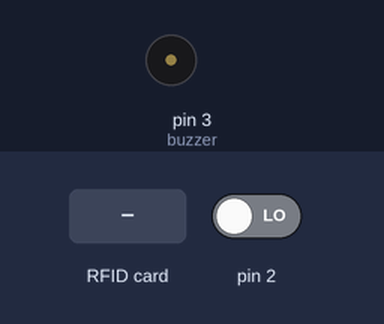
This sketch was run on a simulated Arduino Uno, built with avr-gcc and run on an emulated ATmega328P. Shown: buzzer (waves = sounding). The test bench sets the inputs (shaded band); at power-on: pin 2 LOW. What the sketch prints to the serial monitor is not drawn.

Above: at 1.2 s.
1.3 s: pin 2 driven HIGH
At 2.1 s:
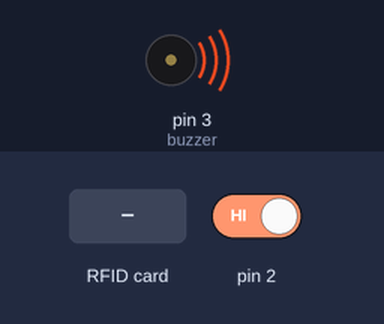
3.8 s: RFID card 56 C8 99 AC held to the reader
6.8 s: RFID card 5E 7A 19 C4 held to the reader
Timing chart, 0 to 15.8 s (numbered marks = the images above; inputs shaded):
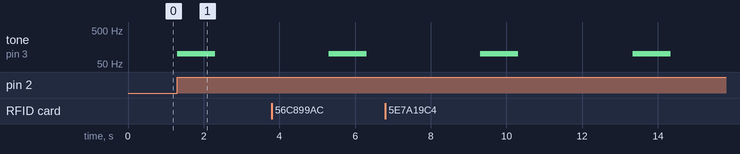

Measured:
- after the input at 1.3 s, tone on pin 3 (buzzer): silent → 100 Hz at once, → silent 1.0 s later

The sketch:

PIR.ino
```cpp
#include <Wire.h>
#include <SPI.h>
#include <MFRC522.h>

int sensorState = 0;
#define SS_PIN 10
#define RST_PIN 9
MFRC522 mfrc522(SS_PIN, RST_PIN);   // Create MFRC522 instance.
int buzzerActive = 0;

int buzzer = 3;
const int pinoBuzzer = 3;


void setup()
{
  pinMode(13, OUTPUT);
  pinMode(2, INPUT);
  pinMode(buzzer, OUTPUT);

  Serial.begin(9600);
  SPI.begin();      // Initiate  SPI bus
  mfrc522.PCD_Init();   // Initiate MFRC522
}

void loop()
{
  String content= "";
  byte letter;
  content.toUpperCase();

  do
  {
    sensorState = digitalRead(2);
    if (sensorState == HIGH)
  	{
    tone(buzzer, 100, 1000);
  	delay(3000);
  	noTone(buzzer);
    delay(1000);

  if ( ! mfrc522.PICC_IsNewCardPresent())
  {
    return;
  }
  // Select one of the cards
  if ( ! mfrc522.PICC_ReadCardSerial())
  {
    return;
  }

   for (byte i = 0; i < mfrc522.uid.size; i++)
  {
     Serial.print(mfrc522.uid.uidByte[i] < 0x10 ? " 0" : " ");
     Serial.print(mfrc522.uid.uidByte[i], HEX);
     content.concat(String(mfrc522.uid.uidByte[i] < 0x10 ? " 0" : " "));
     content.concat(String(mfrc522.uid.uidByte[i], HEX));
  }
    }

  } while (content.substring(1) != "56 C8 99 AC" );//change here the UID of the card/cards that you want to give access


}
```
